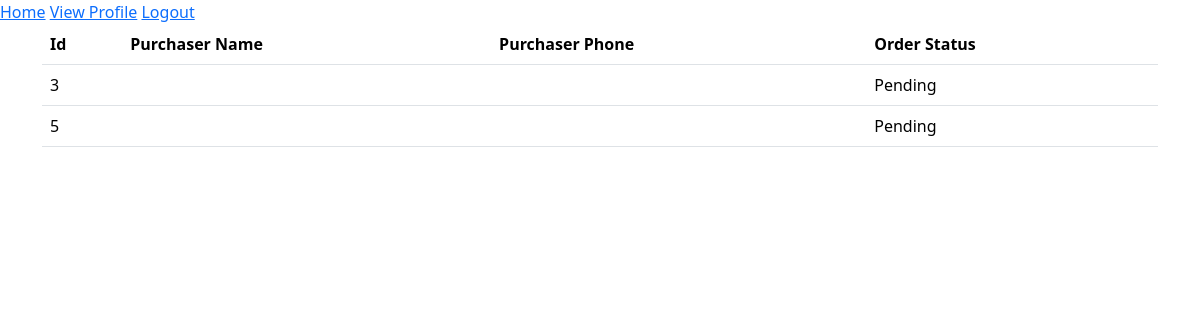
The app's page /order_history (signed in), older data.
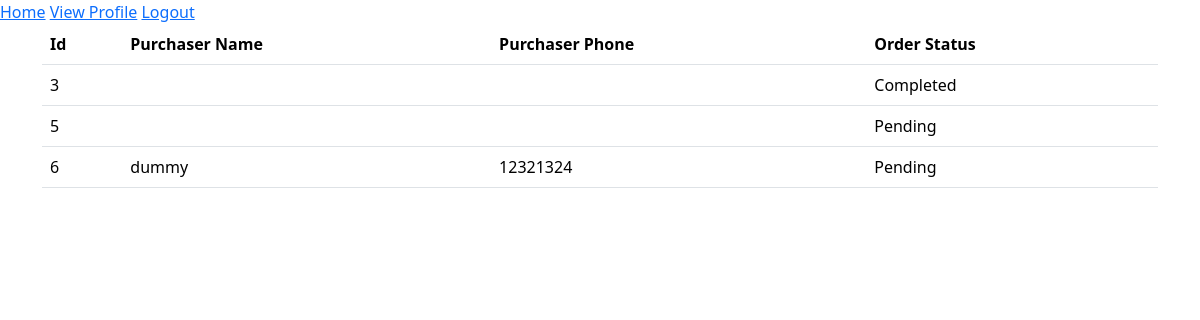
The same page, newer data.
### app/models.py (models this page shows, shortened)
class Order(db.Model):
    id = db.Column(db.Integer, primary_key=True)
    checked = db.Column(db.Boolean, default=False)
    buyer_name = db.Column(db.String(50), db.ForeignKey("users.username"))
    seller_id = db.Column(db.Integer, db.ForeignKey("users.id"))

class Users(UserMixin, db.Model):
    id = db.Column(db.Integer, primary_key=True)
    username = db.Column(db.String(50), index=True)
    email = db.Column(db.String(120), index=True, unique=True)
    county = db.Column(db.String(30))
    phone_number = db.Column(db.String(13))
    password_hash = db.Column(db.String(128))
    type = db.Column(db.String(1))
    orderee = db.relationship("Order", foreign_keys='Order.buyer_name', backref='purchaser', lazy="dynamic")
    ordered_to = db.relationship("Order", foreign_keys='Order.seller_id', backref='seller', lazy="dynamic")

### app/routes.py (the view)
@app.route('/order_history')
@login_required
def order_history():
    orders = Order.query.filter_by(seller=current_user).all()
    return render_template('order_history.html', orders=orders)

### app/models.py (called while the page is built)
@login.user_loader
def Load_user(id):
    return Users.query.get(int(id))

### app/templates/order_history.html
{% extends 'base.html' %}
{% block content %}
	{% if orders|length > 0 %}
		<table class="table">
			<tr>
				<th scope="col">Id</th>
				<th scope="col">Purchaser Name</th>
				<th scope="col">Purchaser Phone</th>
				<th scope="col">Order Status</th>
			</tr>
			{% for order in orders %}
			<tr>
				<td scope="row">{{ order.id }}</td>
				<td>{{ order.purchaser.username }}</td>
				<td>{{ order.purchaser.phone_number }}</td>
				{% if order.checked %}
				<td>Completed</td>
				{% else %}
				<td>Pending</td>
				{% endif %}
			</tr>
			{% endfor %}
		</table>
	{% else %}
		<p><i>You have no orders yet</i></p>
	{% endif %}
{% endblock %}

### app/templates/base.html (shortened to what this page needs)
<!doctype html>
<html lang="en">
	<head>
		<link href="https://cdn.jsdelivr.net/npm/bootstrap@5.3.3/dist/css/bootstrap.min.css" rel="stylesheet">
	</head>
	<body>
		<div>
			{% if current_user.is_anonymous %}
			<a href="{{ url_for("login") }}">Login</a>
			<a href="{{ url_for("register") }}">Register</a>
			{% else %}
			<a href="{{ url_for("home") }}">Home</a>
			<a href="{{ url_for("profile") }}">View Profile</a>
			<a href="{{ url_for("logout") }}">Logout</a>
			{% endif %}
		</div>
		<div class="container">
		{% block content %}
		{% endblock %}
		</div>
	</body>
</html>

Row changes from the older to the newer data that the page shows:
changed Order id 3: checked "Pending" → "Completed"
added Order: id "6", purchaser.username "dummy", purchaser.phone_number "12321324", checked "Pending"
